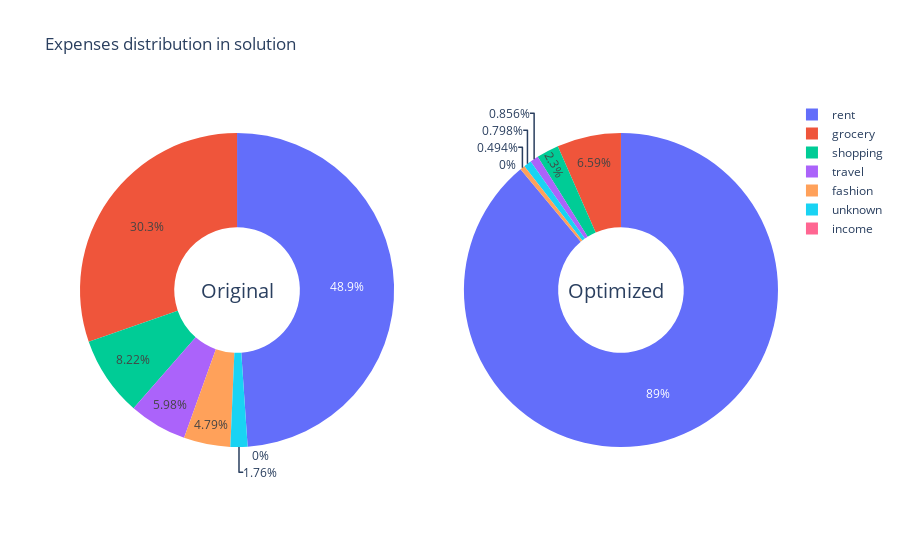
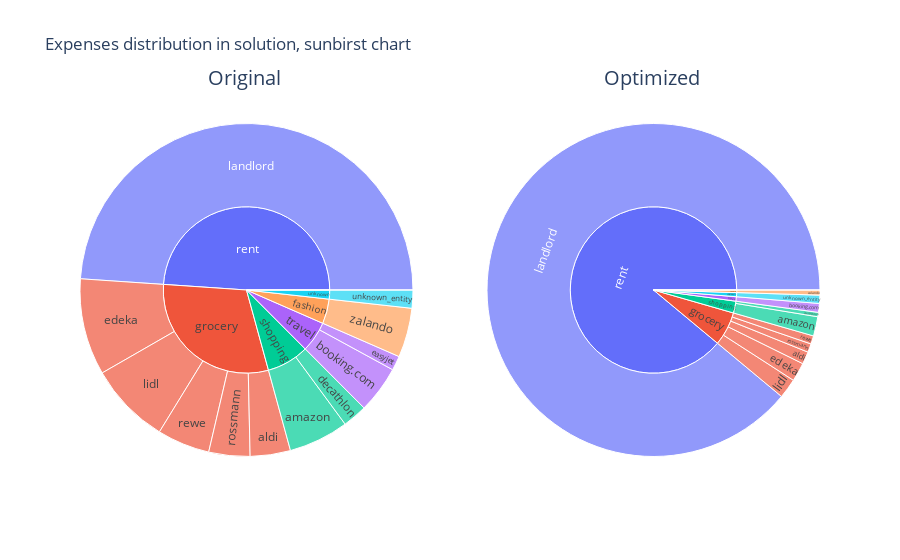
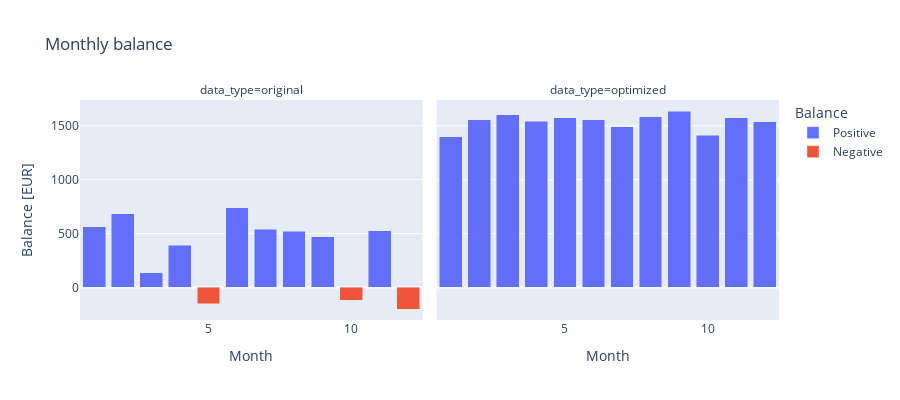
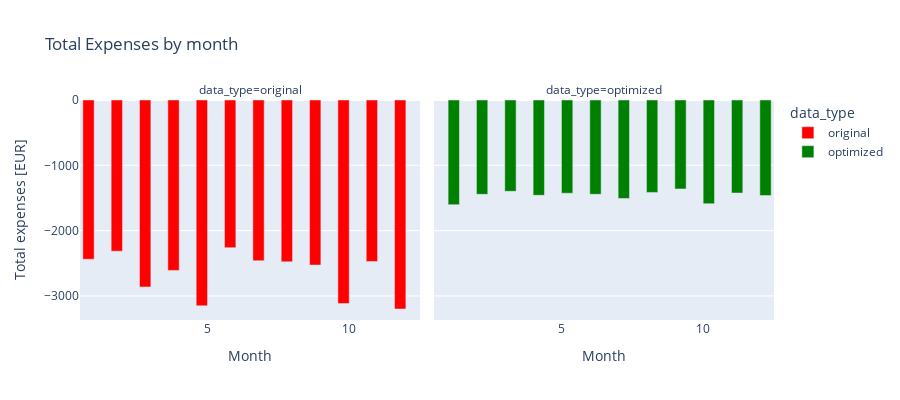

Notebook cell for these charts, in order:
### Code cell
text = widgets.HTML(
    value="<b>Budget Optimization</b>: Select inputs",
)

savings_slider = widgets.FloatSlider( min=0,
    max=0.8,
    step=0.05,
    description='Savings:',
    value=0.3)
grocery_slider = widgets.FloatSlider( min=0,
    max=500.0,
    step=5.00,
    description='Grocery:',
    value=50.0)
display(text, savings_slider,grocery_slider)

btn = widgets.Button(description='Optimize')
display(btn)

output = widgets.Output()
display(output)


def btn_eventhandler(obj):
   
    clear_output()
    display(text, savings_slider,grocery_slider,btn)

    savings = savings_slider.value
    grocery_per_week = grocery_slider.value
    model, variables = create_model(selected_year, savings, grocery_per_week)
    status = model.solve()

    if LpStatus[status] == 'Optimal':
        print("Optimization was successful")
    else:
        valid = widgets.Valid(
            value=False,
            description='Infeasible',
        )
        display(valid)
        return
    solution, objective = parse_solution(selected_year,variables,model)
    solved_data = selected_year.join(solution)
    remained_transactions_sum = sum(solved_data['solution']*solved_data['Debit'])
    print(f"Total expenses of proposed retroactive plan: {remained_transactions_sum} EUR")
    visualize_solution_data(solved_data, grocery_per_week)
btn.on_click(btn_eventhandler)

### Figure 1 — Plotly figure (JSON) as saved in the notebook; plotly's stock layout.template omitted (floating-point values rounded to 4 significant figures)
{"data": [{"domain": {"x": [0, 0.45], "y": [0, 1]}, "hole": 0.4, "hoverinfo": "label+percent+name", "labels": ["fashion", "grocery", "income", "rent", "shopping", "travel", "unknown"], "type": "pie", "values": [1528.0, 9672.0, 0, 15600, 2621.0, 1905.0, 560.2]}, {"domain": {"x": [0.55, 1], "y": [0, 1]}, "hole": 0.4, "hoverinfo": "label+percent+name", "labels": ["fashion", "grocery", "income", "rent", "shopping", "travel", "unknown"], "type": "pie", "values": [86.63, 1156.0, 0, 15600, 403.9, 150.2, 139.9]}], "layout": {"annotations": [{"font": {"size": 20}, "showarrow": false, "text": "Original", "x": 0.17, "y": 0.5}, {"font": {"size": 20}, "showarrow": false, "text": "Optimized", "x": 0.84, "y": 0.5}], "title": {"text": "Expenses distribution in solution"}}}

### Figure 2 — Plotly figure (JSON) as saved in the notebook; plotly's stock layout.template omitted (floating-point values rounded to 4 significant figures)
{"data": [{"branchvalues": "total", "domain": {"x": [0, 0.45], "y": [0, 1]}, "labels": ["aldi", "amazon", "booking.com", "decathlon", "easyjet", "edeka", "landlord", "lidl", "rewe", "rossmann", "salary", "unknown_entity", "zalando", "fashion", "grocery", "income", "rent", "shopping", "travel", "unknown"], "parents": ["grocery", "shopping", "travel", "shopping", "travel", "grocery", "rent", "grocery", "grocery", "grocery", "income", "unknown", "fashion", "", "", "", "", "", "", ""], "type": "sunburst", "values": [1247.0, 1861.0, 1460.0, 759.7, 445.7, 2990.0, 15600, 2531.0, 1630.0, 1274.0, 0, 560.2, 1528.0, 1528.0, 9672.0, 0, 15600, 2621.0, 1905.0, 560.2]}, {"branchvalues": "total", "domain": {"x": [0.55, 1], "y": [0, 1]}, "labels": ["aldi", "amazon", "booking.com", "decathlon", "edeka", "landlord", "lidl", "rewe", "rossmann", "salary", "unknown_entity", "zalando", "fashion", "grocery", "income", "rent", "shopping", "travel", "unknown"], "parents": ["grocery", "shopping", "travel", "shopping", "grocery", "rent", "grocery", "grocery", "grocery", "income", "unknown", "fashion", "", "", "", "", "", "", ""], "type": "sunburst", "values": [212.1, 329.9, 150.2, 73.95, 320.2, 15600, 336.8, 140.3, 146.4, 0, 139.9, 86.63, 86.63, 1156.0, 0, 15600, 403.9, 150.2, 139.9]}], "layout": {"annotations": [{"font": {"size": 20}, "showarrow": false, "text": "Original", "x": 0.17, "y": 1.1}, {"font": {"size": 20}, "showarrow": false, "text": "Optimized", "x": 0.84, "y": 1.1}], "title": {"text": "Expenses distribution in solution, sunbirst chart"}}}

### Figure 3 — Plotly figure (JSON) as saved in the notebook; plotly's stock layout.template omitted (floating-point values rounded to 4 significant figures)
{"data": [{"alignmentgroup": "True", "hovertemplate": "Balance=Positive<br>data_type=original<br>Month=%{x}<br>Balance [EUR]=%{y}<extra></extra>", "legendgroup": "Positive", "marker": {"color": "#636efa"}, "name": "Positive", "offsetgroup": "Positive", "orientation": "v", "showlegend": true, "textposition": "auto", "type": "bar", "x": [1, 2, 3, 4, 6, 7, 8, 9, 11], "xaxis": "x", "y": [562.1, 685.9, 138.3, 391.0, 740.0, 539.8, 522.7, 473.0, 528.0], "yaxis": "y"}, {"alignmentgroup": "True", "hovertemplate": "Balance=Positive<br>data_type=optimized<br>Month=%{x}<br>Balance [EUR]=%{y}<extra></extra>", "legendgroup": "Positive", "marker": {"color": "#636efa"}, "name": "Positive", "offsetgroup": "Positive", "orientation": "v", "showlegend": false, "textposition": "auto", "type": "bar", "x": [1, 2, 3, 4, 5, 6, 7, 8, 9, 10, 11, 12], "xaxis": "x2", "y": [1397.0, 1556.0, 1602.0, 1540.0, 1573.0, 1556.0, 1493.0, 1585.0, 1637.0, 1412.0, 1575.0, 1537.0], "yaxis": "y2"}, {"alignmentgroup": "True", "hovertemplate": "Balance=Negative<br>data_type=original<br>Month=%{x}<br>Balance [EUR]=%{y}<extra></extra>", "legendgroup": "Negative", "marker": {"color": "#EF553B"}, "name": "Negative", "offsetgroup": "Negative", "orientation": "v", "showlegend": true, "textposition": "auto", "type": "bar", "x": [5, 10, 12], "xaxis": "x", "y": [-151.0, -116.4, -199.6], "yaxis": "y"}], "layout": {"annotations": [{"font": {}, "showarrow": false, "text": "data_type=original", "x": 0.245, "xanchor": "center", "xref": "paper", "y": 1, "yanchor": "bottom", "yref": "paper"}, {"font": {}, "showarrow": false, "text": "data_type=optimized", "x": 0.755, "xanchor": "center", "xref": "paper", "y": 1, "yanchor": "bottom", "yref": "paper"}], "barmode": "stack", "height": 400, "legend": {"title": {"text": "Balance"}, "tracegroupgap": 0}, "title": {"text": "Monthly balance"}, "xaxis": {"anchor": "y", "domain": [0, 0.49], "title": {"text": "Month"}}, "xaxis2": {"anchor": "y2", "domain": [0.51, 1], "matches": "x", "title": {"text": "Month"}}, "yaxis": {"anchor": "x", "domain": [0, 1], "title": {"text": "Balance [EUR]"}}, "yaxis2": {"anchor": "x2", "domain": [0, 1], "matches": "y", "showticklabels": false}}}

### Figure 4 — Plotly figure (JSON) as saved in the notebook; plotly's stock layout.template omitted (floating-point values rounded to 4 significant figures)
{"data": [{"alignmentgroup": "True", "hovertemplate": "data_type=original<br>Month=%{x}<br>Total expenses [EUR]=%{y}<extra></extra>", "legendgroup": "original", "marker": {"color": "red"}, "name": "original", "offsetgroup": "original", "orientation": "v", "showlegend": true, "textposition": "auto", "type": "bar", "x": [1, 2, 3, 4, 5, 6, 7, 8, 9, 10, 11, 12], "xaxis": "x", "y": [-2438.0, -2314.0, -2862.0, -2609.0, -3151.0, -2260.0, -2460.0, -2477.0, -2527.0, -3116.0, -2472.0, -3200.0], "yaxis": "y"}, {"alignmentgroup": "True", "hovertemplate": "data_type=optimized<br>Month=%{x}<br>Total expenses [EUR]=%{y}<extra></extra>", "legendgroup": "optimized", "marker": {"color": "green"}, "name": "optimized", "offsetgroup": "optimized", "orientation": "v", "showlegend": true, "textposition": "auto", "type": "bar", "x": [1, 2, 3, 4, 5, 6, 7, 8, 9, 10, 11, 12], "xaxis": "x2", "y": [-1603.0, -1444.0, -1398.0, -1460.0, -1427.0, -1444.0, -1507.0, -1415.0, -1363.0, -1588.0, -1425.0, -1463.0], "yaxis": "y2"}], "layout": {"annotations": [{"font": {}, "showarrow": false, "text": "data_type=original", "x": 0.245, "xanchor": "center", "xref": "paper", "y": 1, "yanchor": "bottom", "yref": "paper"}, {"font": {}, "showarrow": false, "text": "data_type=optimized", "x": 0.755, "xanchor": "center", "xref": "paper", "y": 1, "yanchor": "bottom", "yref": "paper"}], "barmode": "group", "height": 400, "legend": {"title": {"text": "data_type"}, "tracegroupgap": 0}, "title": {"text": "Total Expenses by month"}, "xaxis": {"anchor": "y", "domain": [0, 0.49], "title": {"text": "Month"}}, "xaxis2": {"anchor": "y2", "domain": [0.51, 1], "matches": "x", "title": {"text": "Month"}}, "yaxis": {"anchor": "x", "domain": [0, 1], "title": {"text": "Total expenses [EUR]"}}, "yaxis2": {"anchor": "x2", "domain": [0, 1], "matches": "y", "showticklabels": false}}}
